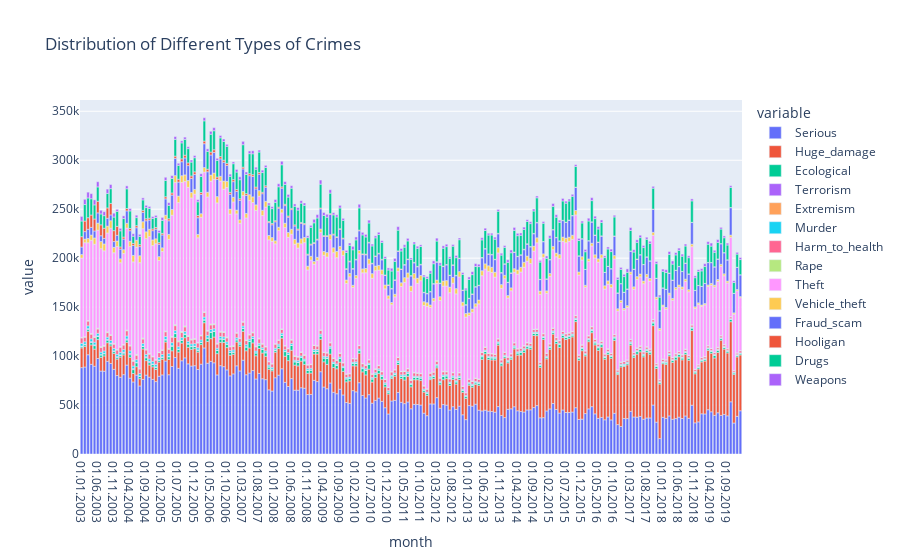

This figure's notebook cell:
### Code cell
fig = px.bar(df, x='month', y=['Serious', 'Huge_damage', 'Ecological', 'Terrorism', 'Extremism', 'Murder', 'Harm_to_health', 'Rape', 'Theft', 'Vehicle_theft', 'Fraud_scam', 'Hooligan', 'Drugs', 'Weapons'], title='Distribution of Different Types of Crimes')
fig.show()

### Figure 1 — Plotly figure (JSON) as saved in the notebook; plotly's stock layout.template omitted (floating-point values rounded to 4 significant figures; data arrays with more than 128 entries replaced by an {"elided": "..."} marker saying what was removed)
{"data": [{"alignmentgroup": "True", "hovertemplate": "variable=Serious<br>month=%{x}<br>value=%{y}<extra></extra>", "legendgroup": "Serious", "marker": {"color": "#636efa", "pattern": {"shape": ""}}, "name": "Serious", "offsetgroup": "Serious", "orientation": "v", "showlegend": true, "textposition": "auto", "type": "bar", "x": {"elided": "205 str values"}, "xaxis": "x", "y": {"elided": "205 int values"}, "yaxis": "y"}, {"alignmentgroup": "True", "hovertemplate": "variable=Huge_damage<br>month=%{x}<br>value=%{y}<extra></extra>", "legendgroup": "Huge_damage", "marker": {"color": "#EF553B", "pattern": {"shape": ""}}, "name": "Huge_damage", "offsetgroup": "Huge_damage", "orientation": "v", "showlegend": true, "textposition": "auto", "type": "bar", "x": {"elided": "205 str values"}, "xaxis": "x", "y": {"elided": "205 int values"}, "yaxis": "y"}, {"alignmentgroup": "True", "hovertemplate": "variable=Ecological<br>month=%{x}<br>value=%{y}<extra></extra>", "legendgroup": "Ecological", "marker": {"color": "#00cc96", "pattern": {"shape": ""}}, "name": "Ecological", "offsetgroup": "Ecological", "orientation": "v", "showlegend": true, "textposition": "auto", "type": "bar", "x": {"elided": "205 str values"}, "xaxis": "x", "y": {"elided": "205 int values"}, "yaxis": "y"}, {"alignmentgroup": "True", "hovertemplate": "variable=Terrorism<br>month=%{x}<br>value=%{y}<extra></extra>", "legendgroup": "Terrorism", "marker": {"color": "#ab63fa", "pattern": {"shape": ""}}, "name": "Terrorism", "offsetgroup": "Terrorism", "orientation": "v", "showlegend": true, "textposition": "auto", "type": "bar", "x": {"elided": "205 str values"}, "xaxis": "x", "y": {"elided": "205 int values"}, "yaxis": "y"}, {"alignmentgroup": "True", "hovertemplate": "variable=Extremism<br>month=%{x}<br>value=%{y}<extra></extra>", "legendgroup": "Extremism", "marker": {"color": "#FFA15A", "pattern": {"shape": ""}}, "name": "Extremism", "offsetgroup": "Extremism", "orientation": "v", "showlegend": true, "textposition": "auto", "type": "bar", "x": {"elided": "205 str values"}, "xaxis": "x", "y": {"elided": "205 int values"}, "yaxis": "y"}, {"alignmentgroup": "True", "hovertemplate": "variable=Murder<br>month=%{x}<br>value=%{y}<extra></extra>", "legendgroup": "Murder", "marker": {"color": "#19d3f3", "pattern": {"shape": ""}}, "name": "Murder", "offsetgroup": "Murder", "orientation": "v", "showlegend": true, "textposition": "auto", "type": "bar", "x": {"elided": "205 str values"}, "xaxis": "x", "y": {"elided": "205 int values"}, "yaxis": "y"}, {"alignmentgroup": "True", "hovertemplate": "variable=Harm_to_health<br>month=%{x}<br>value=%{y}<extra></extra>", "legendgroup": "Harm_to_health", "marker": {"color": "#FF6692", "pattern": {"shape": ""}}, "name": "Harm_to_health", "offsetgroup": "Harm_to_health", "orientation": "v", "showlegend": true, "textposition": "auto", "type": "bar", "x": {"elided": "205 str values"}, "xaxis": "x", "y": {"elided": "205 int values"}, "yaxis": "y"}, {"alignmentgroup": "True", "hovertemplate": "variable=Rape<br>month=%{x}<br>value=%{y}<extra></extra>", "legendgroup": "Rape", "marker": {"color": "#B6E880", "pattern": {"shape": ""}}, "name": "Rape", "offsetgroup": "Rape", "orientation": "v", "showlegend": true, "textposition": "auto", "type": "bar", "x": {"elided": "205 str values"}, "xaxis": "x", "y": {"elided": "205 int values"}, "yaxis": "y"}, {"alignmentgroup": "True", "hovertemplate": "variable=Theft<br>month=%{x}<br>value=%{y}<extra></extra>", "legendgroup": "Theft", "marker": {"color": "#FF97FF", "pattern": {"shape": ""}}, "name": "Theft", "offsetgroup": "Theft", "orientation": "v", "showlegend": true, "textposition": "auto", "type": "bar", "x": {"elided": "205 str values"}, "xaxis": "x", "y": {"elided": "205 int values"}, "yaxis": "y"}, {"alignmentgroup": "True", "hovertemplate": "variable=Vehicle_theft<br>month=%{x}<br>value=%{y}<extra></extra>", "legendgroup": "Vehicle_theft", "marker": {"color": "#FECB52", "pattern": {"shape": ""}}, "name": "Vehicle_theft", "offsetgroup": "Vehicle_theft", "orientation": "v", "showlegend": true, "textposition": "auto", "type": "bar", "x": {"elided": "205 str values"}, "xaxis": "x", "y": {"elided": "205 int values"}, "yaxis": "y"}, {"alignmentgroup": "True", "hovertemplate": "variable=Fraud_scam<br>month=%{x}<br>value=%{y}<extra></extra>", "legendgroup": "Fraud_scam", "marker": {"color": "#636efa", "pattern": {"shape": ""}}, "name": "Fraud_scam", "offsetgroup": "Fraud_scam", "orientation": "v", "showlegend": true, "textposition": "auto", "type": "bar", "x": {"elided": "205 str values"}, "xaxis": "x", "y": {"elided": "205 int values"}, "yaxis": "y"}, {"alignmentgroup": "True", "hovertemplate": "variable=Hooligan<br>month=%{x}<br>value=%{y}<extra></extra>", "legendgroup": "Hooligan", "marker": {"color": "#EF553B", "pattern": {"shape": ""}}, "name": "Hooligan", "offsetgroup": "Hooligan", "orientation": "v", "showlegend": true, "textposition": "auto", "type": "bar", "x": {"elided": "205 str values"}, "xaxis": "x", "y": {"elided": "205 int values"}, "yaxis": "y"}, {"alignmentgroup": "True", "hovertemplate": "variable=Drugs<br>month=%{x}<br>value=%{y}<extra></extra>", "legendgroup": "Drugs", "marker": {"color": "#00cc96", "pattern": {"shape": ""}}, "name": "Drugs", "offsetgroup": "Drugs", "orientation": "v", "showlegend": true, "textposition": "auto", "type": "bar", "x": {"elided": "205 str values"}, "xaxis": "x", "y": {"elided": "205 int values"}, "yaxis": "y"}, {"alignmentgroup": "True", "hovertemplate": "variable=Weapons<br>month=%{x}<br>value=%{y}<extra></extra>", "legendgroup": "Weapons", "marker": {"color": "#ab63fa", "pattern": {"shape": ""}}, "name": "Weapons", "offsetgroup": "Weapons", "orientation": "v", "showlegend": true, "textposition": "auto", "type": "bar", "x": {"elided": "205 str values"}, "xaxis": "x", "y": {"elided": "205 int values"}, "yaxis": "y"}], "layout": {"barmode": "relative", "legend": {"title": {"text": "variable"}, "tracegroupgap": 0}, "title": {"text": "Distribution of Different Types of Crimes"}, "xaxis": {"anchor": "y", "domain": [0, 1], "title": {"text": "month"}}, "yaxis": {"anchor": "x", "domain": [0, 1], "title": {"text": "value"}}}}
